Frame 1 (no input): blank canvas, image omitted
Frame 60 (the mouse pressed at the canvas centre just before this capture): blank canvas, image omitted
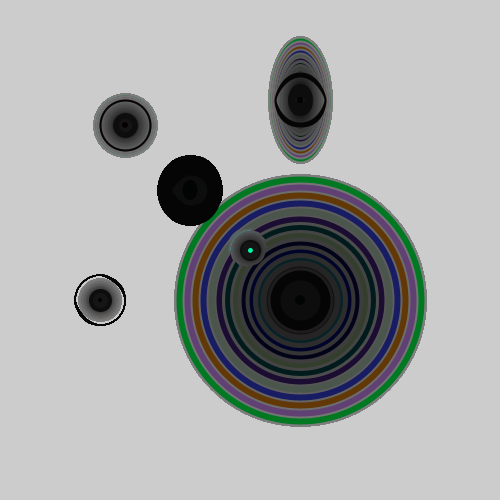
Frame 120 (the mouse held since frame 60 and released just before this capture)

The Processing sketch whose frames 1 and 60 were blank and that drew this single picture after the mouse press (run headless with seeded random() and noise(); from frame 60 on, the mouse is pressed at the canvas centre):

// Processing sketch: processing_37521
// ── processing_37521.pde

//homework 5
//copyright EMILY SO

int y;
int x;
void setup()
{
  size(500, 500);
  strokeWeight(1);
  stroke(random(255));
  smooth();
 
}

void draw()
{
  x = mouseX/2;
  while(x > 3)
  {
    if (x/2 == 0)
    {
      noStroke();
      fill(255, 0, 0);
      ellipse(50, 50, mouseY - x, mouseX + 10);
      ellipse(300, 100, x/2, x/2);
    }
    else
    {
      fill(0, 255, 15*x);

    }
    ellipse(height/2, width/2, x/2, x/2);
    strokeWeight(mouseX/x);
    stroke(x, x, x);
    fill(random(x), random(x), random(x));
    ellipse(mouseX - 60, mouseY - 60, 15, 20);
    ellipse(height/4, width/4, x/2, x/2);
    ellipse(300, 300, x*2, x*2);
    ellipse(100, 300, x/3, x/3);
    ellipse(300, 100, x/2, x);
   
    x = x - 8;
  }

}
  //PHALE
